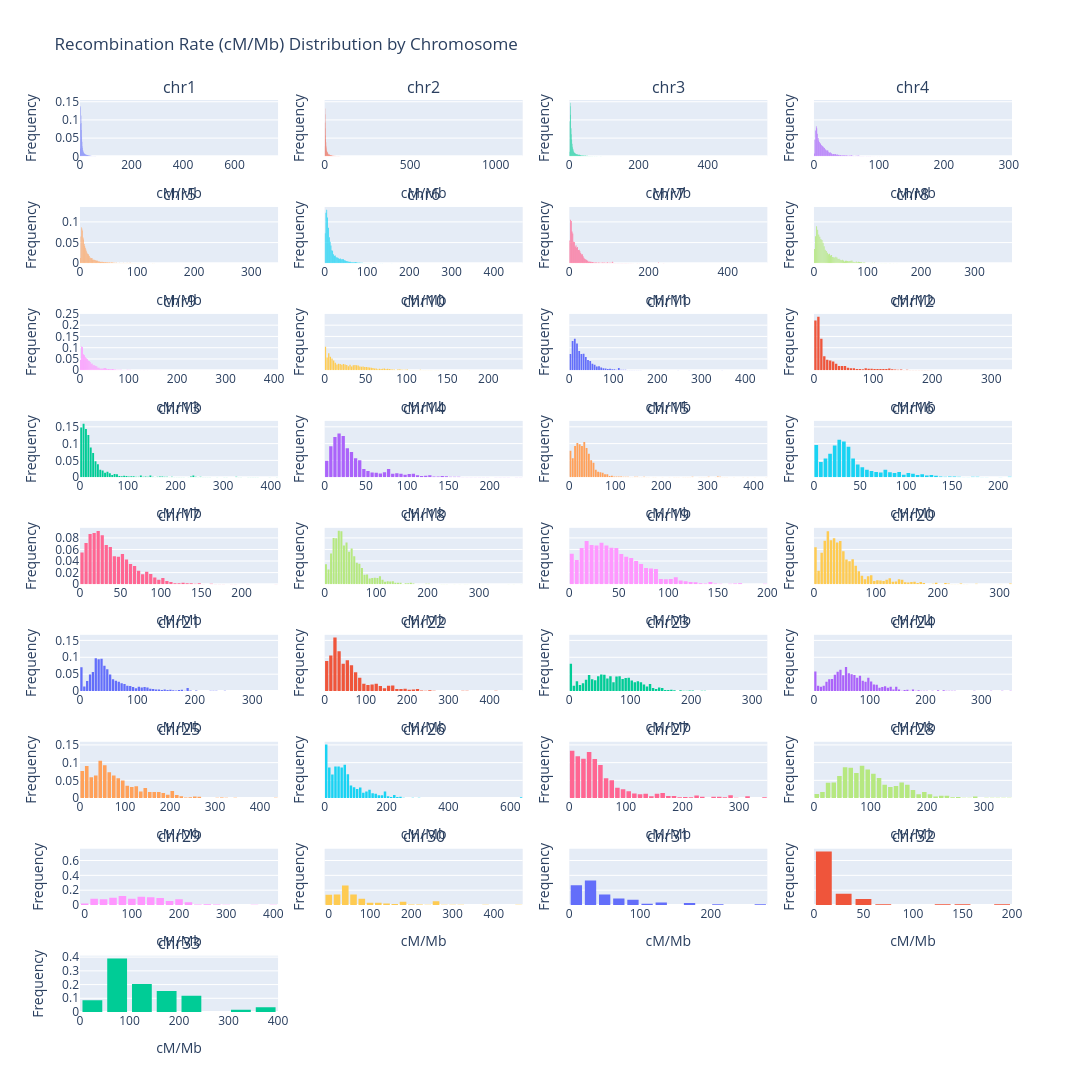

Source (notebook cell):
### Code cell
def plot_rho_distribution(data: List[pd.DataFrame], plot_name: str | None = None):
    n = len(data)
    cols = 4
    rows = math.ceil(n/cols)
    figure = make_subplots(rows=rows,
                           cols=cols,
                           subplot_titles=[df["chrom"].iat[0] for df in data],
                           shared_yaxes=True)
    
    for i, df in enumerate(data):
        row = i // cols + 1
        col = i % cols + 1
        
        figure.add_trace(
            go.Histogram(x=df["cM/Mb"].astype(float), name=f"{df['chrom'].iat[0]}", showlegend=False, histnorm="probability"),
            row,
            col
        )
        
    figure.update_layout(
        height=300 * rows,
        width=300 * cols,
        title_text="Recombination Rate (cM/Mb) Distribution by Chromosome",
        bargap=0.2
    )
    figure.update_xaxes(title_text="cM/Mb")
    figure.update_yaxes(title_text="Frequency")
    
    if plot_name:
        try:
            figure.write_image(plot_name)
        except Exception as e:
            raise RuntimeError(f"Failed to save plot to {plot_name}: {e}")
    
    figure.show()

plot_rho_distribution(windows_5kb)

### Figure 1 — Plotly figure (JSON) as saved in the notebook; plotly's stock layout.template omitted (floating-point values rounded to 4 significant figures; data arrays with more than 128 entries replaced by an {"elided": "..."} marker saying what was removed)
{"data": [{"histnorm": "probability", "name": "chr1", "showlegend": false, "type": "histogram", "x": {"elided": "30458 float values"}, "xaxis": "x", "yaxis": "y"}, {"histnorm": "probability", "name": "chr2", "showlegend": false, "type": "histogram", "x": {"elided": "22974 float values"}, "xaxis": "x2", "yaxis": "y2"}, {"histnorm": "probability", "name": "chr3", "showlegend": false, "type": "histogram", "x": {"elided": "22633 float values"}, "xaxis": "x3", "yaxis": "y3"}, {"histnorm": "probability", "name": "chr4", "showlegend": false, "type": "histogram", "x": {"elided": "14479 float values"}, "xaxis": "x4", "yaxis": "y4"}, {"histnorm": "probability", "name": "chr5", "showlegend": false, "type": "histogram", "x": {"elided": "14520 float values"}, "xaxis": "x5", "yaxis": "y5"}, {"histnorm": "probability", "name": "chr6", "showlegend": false, "type": "histogram", "x": {"elided": "12581 float values"}, "xaxis": "x6", "yaxis": "y6"}, {"histnorm": "probability", "name": "chr7", "showlegend": false, "type": "histogram", "x": {"elided": "7721 float values"}, "xaxis": "x7", "yaxis": "y7"}, {"histnorm": "probability", "name": "chr8", "showlegend": false, "type": "histogram", "x": {"elided": "7184 float values"}, "xaxis": "x8", "yaxis": "y8"}, {"histnorm": "probability", "name": "chr9", "showlegend": false, "type": "histogram", "x": {"elided": "6329 float values"}, "xaxis": "x9", "yaxis": "y9"}, {"histnorm": "probability", "name": "chr10", "showlegend": false, "type": "histogram", "x": {"elided": "5147 float values"}, "xaxis": "x10", "yaxis": "y10"}, {"histnorm": "probability", "name": "chr11", "showlegend": false, "type": "histogram", "x": {"elided": "4277 float values"}, "xaxis": "x11", "yaxis": "y11"}, {"histnorm": "probability", "name": "chr12", "showlegend": false, "type": "histogram", "x": {"elided": "4316 float values"}, "xaxis": "x12", "yaxis": "y12"}, {"histnorm": "probability", "name": "chr13", "showlegend": false, "type": "histogram", "x": {"elided": "4121 float values"}, "xaxis": "x13", "yaxis": "y13"}, {"histnorm": "probability", "name": "chr14", "showlegend": false, "type": "histogram", "x": {"elided": "3817 float values"}, "xaxis": "x14", "yaxis": "y14"}, {"histnorm": "probability", "name": "chr15", "showlegend": false, "type": "histogram", "x": {"elided": "3211 float values"}, "xaxis": "x15", "yaxis": "y15"}, {"histnorm": "probability", "name": "chr16", "showlegend": false, "type": "histogram", "x": {"elided": "3044 float values"}, "xaxis": "x16", "yaxis": "y16"}, {"histnorm": "probability", "name": "chr17", "showlegend": false, "type": "histogram", "x": {"elided": "2835 float values"}, "xaxis": "x17", "yaxis": "y17"}, {"histnorm": "probability", "name": "chr18", "showlegend": false, "type": "histogram", "x": {"elided": "2399 float values"}, "xaxis": "x18", "yaxis": "y18"}, {"histnorm": "probability", "name": "chr19", "showlegend": false, "type": "histogram", "x": {"elided": "2276 float values"}, "xaxis": "x19", "yaxis": "y19"}, {"histnorm": "probability", "name": "chr20", "showlegend": false, "type": "histogram", "x": {"elided": "2249 float values"}, "xaxis": "x20", "yaxis": "y20"}, {"histnorm": "probability", "name": "chr21", "showlegend": false, "type": "histogram", "x": {"elided": "2010 float values"}, "xaxis": "x21", "yaxis": "y21"}, {"histnorm": "probability", "name": "chr22", "showlegend": false, "type": "histogram", "x": {"elided": "1511 float values"}, "xaxis": "x22", "yaxis": "y22"}, {"histnorm": "probability", "name": "chr23", "showlegend": false, "type": "histogram", "x": {"elided": "1483 float values"}, "xaxis": "x23", "yaxis": "y23"}, {"histnorm": "probability", "name": "chr24", "showlegend": false, "type": "histogram", "x": {"elided": "1369 float values"}, "xaxis": "x24", "yaxis": "y24"}, {"histnorm": "probability", "name": "chr25", "showlegend": false, "type": "histogram", "x": {"elided": "1350 float values"}, "xaxis": "x25", "yaxis": "y25"}, {"histnorm": "probability", "name": "chr26", "showlegend": false, "type": "histogram", "x": {"elided": "1007 float values"}, "xaxis": "x26", "yaxis": "y26"}, {"histnorm": "probability", "name": "chr27", "showlegend": false, "type": "histogram", "x": {"elided": "997 float values"}, "xaxis": "x27", "yaxis": "y27"}, {"histnorm": "probability", "name": "chr28", "showlegend": false, "type": "histogram", "x": {"elided": "931 float values"}, "xaxis": "x28", "yaxis": "y28"}, {"histnorm": "probability", "name": "chr29", "showlegend": false, "type": "histogram", "x": {"elided": "441 float values"}, "xaxis": "x29", "yaxis": "y29"}, {"histnorm": "probability", "name": "chr30", "showlegend": false, "type": "histogram", "x": {"elided": "404 float values"}, "xaxis": "x30", "yaxis": "y30"}, {"histnorm": "probability", "name": "chr31", "showlegend": false, "type": "histogram", "x": [47.33, 72.71, 3.146, 15.71, 13.7, 22.72, 20.21, 29.08, 11.93, 34.15, 18.14, 24.45, 9.154, 41.97, 35.3, 72.2, 135.3, 161.7, 22.03, 38.06, 162.4, 71.29, 66.62, 36.21, 22.52, 37.48, 28.27, 46.13, 20.56, 20.66, 47.28, 21.56, 29.71, 88.48, 101.9, 3.517, 57.7, 21.36, 16.92, 30.83, 20.39, 56.53, 134.6, 55.1, 50.79, 26.45, 42.68, 44.28, 83.22, 83.01, 99.14, 86.88, 44.13, 26.72, 23.32, 12.47, 5.231, 87.45, 14.51, 30.94, 27.49, 26.01, 21.88, 57.73, 75.43, 132.1, 102.7, 263.9, 71.15, 69.93, 206.7, 11.42, 6.829, 27.07, 121.1, 17.25, 9.274, 23.87, 31.24, 63.39, 11.6, 39.78, 18.21, 3.489, 7.418, 8.155, 8.155, 9.472, 10.04, 18.7, 45.02, 34.22, 15.96, 57.27, 28.69, 62.35, 68.49, 87.29, 95.35, 163.7, 51.74, 27.87, 30.5, 43.62, 26.86, 10.82, 5.562, 4.958, 14.57, 23.82, 26.48, 19.72], "xaxis": "x31", "yaxis": "y31"}, {"histnorm": "probability", "name": "chr32", "showlegend": false, "type": "histogram", "x": [143.2, 134.6, 40.46, 2.991, 1.783, 1.783, 1.783, 1.79, 2.144, 5.9, 7.343, 8.016, 8.016, 8.016, 8.016, 8.016, 8.016, 8.016, 28.59, 47.6, 17.44, 9.386, 7.838, 7.838, 7.838, 8.375, 9.92, 16.36, 16.36, 16.36, 22.57, 29.58, 58.8, 57.17, 28.76, 39.8, 26.13, 8.459, 52.86, 56.71, 29.84, 10.66, 5.804, 5.475, 36.94, 16.95, 6.233, 19.69, 16.93, 25.2, 42.86, 19.28, 36.14, 34.35, 19.94, 6.274, 3.605, 3.215, 4.538, 5.489, 5.489, 6.268, 5.562, 5.341, 4.524, 39.21, 184.7, 2.085, 2.234, 2.783, 3.449, 6.003, 4.699, 6.168, 8.809, 7.193, 4.716, 38.65, 74.48, 16.32, 2.023, 2.023, 2.023, 8.839, 1.787, 1.787], "xaxis": "x32", "yaxis": "y32"}, {"histnorm": "probability", "name": "chr33", "showlegend": false, "type": "histogram", "x": [65.78, 54.61, 62.49, 102.4, 93.33, 208.5, 161.3, 317.7, 158.7, 119.2, 77.75, 47.94, 63.89, 113.7, 90.26, 53.0, 46.38, 44.23, 60.2, 69.32, 35.24, 24.49, 168.8, 245.0, 226.7, 106.5, 230.8, 155.2, 95.64, 62.66, 131.3, 159.2, 211.2, 88.42, 64.36, 64.47, 80.98, 68.04, 84.91, 74.67, 243.0, 150.1, 92.43, 110.3, 91.91, 85.97, 104.9, 93.36, 113.5, 101.8, 114.1, 110.3, 176.5, 136.2, 182.3, 221.2, 180.2, 387.0, 398.6], "xaxis": "x33", "yaxis": "y33"}], "layout": {"annotations": [{"font": {"size": 16}, "showarrow": false, "text": "chr1", "x": 0.1062, "xanchor": "center", "xref": "paper", "y": 1, "yanchor": "bottom", "yref": "paper"}, {"font": {"size": 16}, "showarrow": false, "text": "chr2", "x": 0.3688, "xanchor": "center", "xref": "paper", "y": 1, "yanchor": "bottom", "yref": "paper"}, {"font": {"size": 16}, "showarrow": false, "text": "chr3", "x": 0.6313, "xanchor": "center", "xref": "paper", "y": 1, "yanchor": "bottom", "yref": "paper"}, {"font": {"size": 16}, "showarrow": false, "text": "chr4", "x": 0.8938, "xanchor": "center", "xref": "paper", "y": 1, "yanchor": "bottom", "yref": "paper"}, {"font": {"size": 16}, "showarrow": false, "text": "chr5", "x": 0.1062, "xanchor": "center", "xref": "paper", "y": 0.8827, "yanchor": "bottom", "yref": "paper"}, {"font": {"size": 16}, "showarrow": false, "text": "chr6", "x": 0.3688, "xanchor": "center", "xref": "paper", "y": 0.8827, "yanchor": "bottom", "yref": "paper"}, {"font": {"size": 16}, "showarrow": false, "text": "chr7", "x": 0.6313, "xanchor": "center", "xref": "paper", "y": 0.8827, "yanchor": "bottom", "yref": "paper"}, {"font": {"size": 16}, "showarrow": false, "text": "chr8", "x": 0.8938, "xanchor": "center", "xref": "paper", "y": 0.8827, "yanchor": "bottom", "yref": "paper"}, {"font": {"size": 16}, "showarrow": false, "text": "chr9", "x": 0.1062, "xanchor": "center", "xref": "paper", "y": 0.7654, "yanchor": "bottom", "yref": "paper"}, {"font": {"size": 16}, "showarrow": false, "text": "chr10", "x": 0.3688, "xanchor": "center", "xref": "paper", "y": 0.7654, "yanchor": "bottom", "yref": "paper"}, {"font": {"size": 16}, "showarrow": false, "text": "chr11", "x": 0.6313, "xanchor": "center", "xref": "paper", "y": 0.7654, "yanchor": "bottom", "yref": "paper"}, {"font": {"size": 16}, "showarrow": false, "text": "chr12", "x": 0.8938, "xanchor": "center", "xref": "paper", "y": 0.7654, "yanchor": "bottom", "yref": "paper"}, {"font": {"size": 16}, "showarrow": false, "text": "chr13", "x": 0.1062, "xanchor": "center", "xref": "paper", "y": 0.6481, "yanchor": "bottom", "yref": "paper"}, {"font": {"size": 16}, "showarrow": false, "text": "chr14", "x": 0.3688, "xanchor": "center", "xref": "paper", "y": 0.6481, "yanchor": "bottom", "yref": "paper"}, {"font": {"size": 16}, "showarrow": false, "text": "chr15", "x": 0.6313, "xanchor": "center", "xref": "paper", "y": 0.6481, "yanchor": "bottom", "yref": "paper"}, {"font": {"size": 16}, "showarrow": false, "text": "chr16", "x": 0.8938, "xanchor": "center", "xref": "paper", "y": 0.6481, "yanchor": "bottom", "yref": "paper"}, {"font": {"size": 16}, "showarrow": false, "text": "chr17", "x": 0.1062, "xanchor": "center", "xref": "paper", "y": 0.5309, "yanchor": "bottom", "yref": "paper"}, {"font": {"size": 16}, "showarrow": false, "text": "chr18", "x": 0.3688, "xanchor": "center", "xref": "paper", "y": 0.5309, "yanchor": "bottom", "yref": "paper"}, {"font": {"size": 16}, "showarrow": false, "text": "chr19", "x": 0.6313, "xanchor": "center", "xref": "paper", "y": 0.5309, "yanchor": "bottom", "yref": "paper"}, {"font": {"size": 16}, "showarrow": false, "text": "chr20", "x": 0.8938, "xanchor": "center", "xref": "paper", "y": 0.5309, "yanchor": "bottom", "yref": "paper"}, {"font": {"size": 16}, "showarrow": false, "text": "chr21", "x": 0.1062, "xanchor": "center", "xref": "paper", "y": 0.4136, "yanchor": "bottom", "yref": "paper"}, {"font": {"size": 16}, "showarrow": false, "text": "chr22", "x": 0.3688, "xanchor": "center", "xref": "paper", "y": 0.4136, "yanchor": "bottom", "yref": "paper"}, {"font": {"size": 16}, "showarrow": false, "text": "chr23", "x": 0.6313, "xanchor": "center", "xref": "paper", "y": 0.4136, "yanchor": "bottom", "yref": "paper"}, {"font": {"size": 16}, "showarrow": false, "text": "chr24", "x": 0.8938, "xanchor": "center", "xref": "paper", "y": 0.4136, "yanchor": "bottom", "yref": "paper"}, {"font": {"size": 16}, "showarrow": false, "text": "chr25", "x": 0.1062, "xanchor": "center", "xref": "paper", "y": 0.2963, "yanchor": "bottom", "yref": "paper"}, {"font": {"size": 16}, "showarrow": false, "text": "chr26", "x": 0.3688, "xanchor": "center", "xref": "paper", "y": 0.2963, "yanchor": "bottom", "yref": "paper"}, {"font": {"size": 16}, "showarrow": false, "text": "chr27", "x": 0.6313, "xanchor": "center", "xref": "paper", "y": 0.2963, "yanchor": "bottom", "yref": "paper"}, {"font": {"size": 16}, "showarrow": false, "text": "chr28", "x": 0.8938, "xanchor": "center", "xref": "paper", "y": 0.2963, "yanchor": "bottom", "yref": "paper"}, {"font": {"size": 16}, "showarrow": false, "text": "chr29", "x": 0.1062, "xanchor": "center", "xref": "paper", "y": 0.179, "yanchor": "bottom", "yref": "paper"}, {"font": {"size": 16}, "showarrow": false, "text": "chr30", "x": 0.3688, "xanchor": "center", "xref": "paper", "y": 0.179, "yanchor": "bottom", "yref": "paper"}, {"font": {"size": 16}, "showarrow": false, "text": "chr31", "x": 0.6313, "xanchor": "center", "xref": "paper", "y": 0.179, "yanchor": "bottom", "yref": "paper"}, {"font": {"size": 16}, "showarrow": false, "text": "chr32", "x": 0.8938, "xanchor": "center", "xref": "paper", "y": 0.179, "yanchor": "bottom", "yref": "paper"}, {"font": {"size": 16}, "showarrow": false, "text": "chr33", "x": 0.1062, "xanchor": "center", "xref": "paper", "y": 0.06173, "yanchor": "bottom", "yref": "paper"}], "bargap": 0.2, "height": 2700, "title": {"text": "Recombination Rate (cM/Mb) Distribution by Chromosome"}, "width": 1200, "xaxis": {"anchor": "y", "domain": [0, 0.2125], "title": {"text": "cM/Mb"}}, "xaxis10": {"anchor": "y10", "domain": [0.2625, 0.475], "title": {"text": "cM/Mb"}}, "xaxis11": {"anchor": "y11", "domain": [0.525, 0.7375], "title": {"text": "cM/Mb"}}, "xaxis12": {"anchor": "y12", "domain": [0.7875, 1], "title": {"text": "cM/Mb"}}, "xaxis13": {"anchor": "y13", "domain": [0, 0.2125], "title": {"text": "cM/Mb"}}, "xaxis14": {"anchor": "y14", "domain": [0.2625, 0.475], "title": {"text": "cM/Mb"}}, "xaxis15": {"anchor": "y15", "domain": [0.525, 0.7375], "title": {"text": "cM/Mb"}}, "xaxis16": {"anchor": "y16", "domain": [0.7875, 1], "title": {"text": "cM/Mb"}}, "xaxis17": {"anchor": "y17", "domain": [0, 0.2125], "title": {"text": "cM/Mb"}}, "xaxis18": {"anchor": "y18", "domain": [0.2625, 0.475], "title": {"text": "cM/Mb"}}, "xaxis19": {"anchor": "y19", "domain": [0.525, 0.7375], "title": {"text": "cM/Mb"}}, "xaxis2": {"anchor": "y2", "domain": [0.2625, 0.475], "title": {"text": "cM/Mb"}}, "xaxis20": {"anchor": "y20", "domain": [0.7875, 1], "title": {"text": "cM/Mb"}}, "xaxis21": {"anchor": "y21", "domain": [0, 0.2125], "title": {"text": "cM/Mb"}}, "xaxis22": {"anchor": "y22", "domain": [0.2625, 0.475], "title": {"text": "cM/Mb"}}, "xaxis23": {"anchor": "y23", "domain": [0.525, 0.7375], "title": {"text": "cM/Mb"}}, "xaxis24": {"anchor": "y24", "domain": [0.7875, 1], "title": {"text": "cM/Mb"}}, "xaxis25": {"anchor": "y25", "domain": [0, 0.2125], "title": {"text": "cM/Mb"}}, "xaxis26": {"anchor": "y26", "domain": [0.2625, 0.475], "title": {"text": "cM/Mb"}}, "xaxis27": {"anchor": "y27", "domain": [0.525, 0.7375], "title": {"text": "cM/Mb"}}, "xaxis28": {"anchor": "y28", "domain": [0.7875, 1], "title": {"text": "cM/Mb"}}, "xaxis29": {"anchor": "y29", "domain": [0, 0.2125], "title": {"text": "cM/Mb"}}, "xaxis3": {"anchor": "y3", "domain": [0.525, 0.7375], "title": {"text": "cM/Mb"}}, "xaxis30": {"anchor": "y30", "domain": [0.2625, 0.475], "title": {"text": "cM/Mb"}}, "xaxis31": {"anchor": "y31", "domain": [0.525, 0.7375], "title": {"text": "cM/Mb"}}, "xaxis32": {"anchor": "y32", "domain": [0.7875, 1], "title": {"text": "cM/Mb"}}, "xaxis33": {"anchor": "y33", "domain": [0, 0.2125], "title": {"text": "cM/Mb"}}, "xaxis34": {"anchor": "y34", "domain": [0.2625, 0.475], "title": {"text": "cM/Mb"}}, "xaxis35": {"anchor": "y35", "domain": [0.525, 0.7375], "title": {"text": "cM/Mb"}}, "xaxis36": {"anchor": "y36", "domain": [0.7875, 1], "title": {"text": "cM/Mb"}}, "xaxis4": {"anchor": "y4", "domain": [0.7875, 1], "title": {"text": "cM/Mb"}}, "xaxis5": {"anchor": "y5", "domain": [0, 0.2125], "title": {"text": "cM/Mb"}}, "xaxis6": {"anchor": "y6", "domain": [0.2625, 0.475], "title": {"text": "cM/Mb"}}, "xaxis7": {"anchor": "y7", "domain": [0.525, 0.7375], "title": {"text": "cM/Mb"}}, "xaxis8": {"anchor": "y8", "domain": [0.7875, 1], "title": {"text": "cM/Mb"}}, "xaxis9": {"anchor": "y9", "domain": [0, 0.2125], "title": {"text": "cM/Mb"}}, "yaxis": {"anchor": "x", "domain": [0.9383, 1], "title": {"text": "Frequency"}}, "yaxis10": {"anchor": "x10", "domain": [0.7037, 0.7654], "matches": "y9", "showticklabels": false, "title": {"text": "Frequency"}}, "yaxis11": {"anchor": "x11", "domain": [0.7037, 0.7654], "matches": "y9", "showticklabels": false, "title": {"text": "Frequency"}}, "yaxis12": {"anchor": "x12", "domain": [0.7037, 0.7654], "matches": "y9", "showticklabels": false, "title": {"text": "Frequency"}}, "yaxis13": {"anchor": "x13", "domain": [0.5864, 0.6481], "title": {"text": "Frequency"}}, "yaxis14": {"anchor": "x14", "domain": [0.5864, 0.6481], "matches": "y13", "showticklabels": false, "title": {"text": "Frequency"}}, "yaxis15": {"anchor": "x15", "domain": [0.5864, 0.6481], "matches": "y13", "showticklabels": false, "title": {"text": "Frequency"}}, "yaxis16": {"anchor": "x16", "domain": [0.5864, 0.6481], "matches": "y13", "showticklabels": false, "title": {"text": "Frequency"}}, "yaxis17": {"anchor": "x17", "domain": [0.4691, 0.5309], "title": {"text": "Frequency"}}, "yaxis18": {"anchor": "x18", "domain": [0.4691, 0.5309], "matches": "y17", "showticklabels": false, "title": {"text": "Frequency"}}, "yaxis19": {"anchor": "x19", "domain": [0.4691, 0.5309], "matches": "y17", "showticklabels": false, "title": {"text": "Frequency"}}, "yaxis2": {"anchor": "x2", "domain": [0.9383, 1], "matches": "y", "showticklabels": false, "title": {"text": "Frequency"}}, "yaxis20": {"anchor": "x20", "domain": [0.4691, 0.5309], "matches": "y17", "showticklabels": false, "title": {"text": "Frequency"}}, "yaxis21": {"anchor": "x21", "domain": [0.3519, 0.4136], "title": {"text": "Frequency"}}, "yaxis22": {"anchor": "x22", "domain": [0.3519, 0.4136], "matches": "y21", "showticklabels": false, "title": {"text": "Frequency"}}, "yaxis23": {"anchor": "x23", "domain": [0.3519, 0.4136], "matches": "y21", "showticklabels": false, "title": {"text": "Frequency"}}, "yaxis24": {"anchor": "x24", "domain": [0.3519, 0.4136], "matches": "y21", "showticklabels": false, "title": {"text": "Frequency"}}, "yaxis25": {"anchor": "x25", "domain": [0.2346, 0.2963], "title": {"text": "Frequency"}}, "yaxis26": {"anchor": "x26", "domain": [0.2346, 0.2963], "matches": "y25", "showticklabels": false, "title": {"text": "Frequency"}}, "yaxis27": {"anchor": "x27", "domain": [0.2346, 0.2963], "matches": "y25", "showticklabels": false, "title": {"text": "Frequency"}}, "yaxis28": {"anchor": "x28", "domain": [0.2346, 0.2963], "matches": "y25", "showticklabels": false, "title": {"text": "Frequency"}}, "yaxis29": {"anchor": "x29", "domain": [0.1173, 0.179], "title": {"text": "Frequency"}}, "yaxis3": {"anchor": "x3", "domain": [0.9383, 1], "matches": "y", "showticklabels": false, "title": {"text": "Frequency"}}, "yaxis30": {"anchor": "x30", "domain": [0.1173, 0.179], "matches": "y29", "showticklabels": false, "title": {"text": "Frequency"}}, "yaxis31": {"anchor": "x31", "domain": [0.1173, 0.179], "matches": "y29", "showticklabels": false, "title": {"text": "Frequency"}}, "yaxis32": {"anchor": "x32", "domain": [0.1173, 0.179], "matches": "y29", "showticklabels": false, "title": {"text": "Frequency"}}, "yaxis33": {"anchor": "x33", "domain": [0, 0.06173], "title": {"text": "Frequency"}}, "yaxis34": {"anchor": "x34", "domain": [0, 0.06173], "matches": "y33", "showticklabels": false, "title": {"text": "Frequency"}}, "yaxis35": {"anchor": "x35", "domain": [0, 0.06173], "matches": "y33", "showticklabels": false, "title": {"text": "Frequency"}}, "yaxis36": {"anchor": "x36", "domain": [0, 0.06173], "matches": "y33", "showticklabels": false, "title": {"text": "Frequency"}}, "yaxis4": {"anchor": "x4", "domain": [0.9383, 1], "matches": "y", "showticklabels": false, "title": {"text": "Frequency"}}, "yaxis5": {"anchor": "x5", "domain": [0.821, 0.8827], "title": {"text": "Frequency"}}, "yaxis6": {"anchor": "x6", "domain": [0.821, 0.8827], "matches": "y5", "showticklabels": false, "title": {"text": "Frequency"}}, "yaxis7": {"anchor": "x7", "domain": [0.821, 0.8827], "matches": "y5", "showticklabels": false, "title": {"text": "Frequency"}}, "yaxis8": {"anchor": "x8", "domain": [0.821, 0.8827], "matches": "y5", "showticklabels": false, "title": {"text": "Frequency"}}, "yaxis9": {"anchor": "x9", "domain": [0.7037, 0.7654], "title": {"text": "Frequency"}}}}
